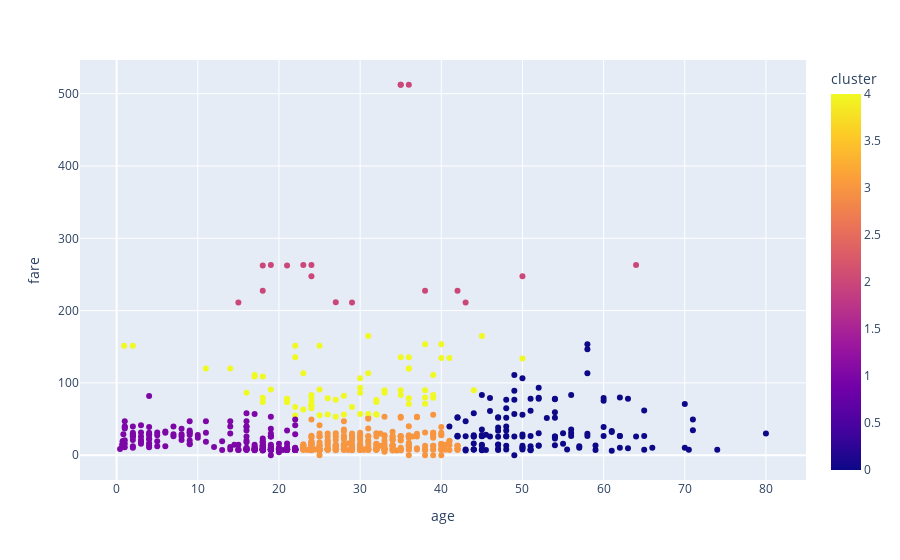

The code cell stored with this chart in its notebook:
### Code cell
import plotly.express as px
fig=px.scatter(df, x='age' ,y='fare' ,color='cluster')
fig.show()

### Figure 1 — Plotly figure (JSON) as saved in the notebook; plotly's stock layout.template omitted (floating-point values rounded to 4 significant figures; data arrays with more than 128 entries replaced by an {"elided": "..."} marker saying what was removed)
{"data": [{"hovertemplate": "age=%{x}<br>fare=%{y}<br>cluster=%{marker.color}<extra></extra>", "legendgroup": "", "marker": {"color": {"elided": "891 int values"}, "coloraxis": "coloraxis", "symbol": "circle"}, "mode": "markers", "name": "", "orientation": "v", "showlegend": false, "type": "scatter", "x": {"elided": "891 float values"}, "xaxis": "x", "y": {"elided": "891 float values"}, "yaxis": "y"}], "layout": {"coloraxis": {"colorbar": {"title": {"text": "cluster"}}, "colorscale": [[0, "#0d0887"], [0.1111, "#46039f"], [0.2222, "#7201a8"], [0.3333, "#9c179e"], [0.4444, "#bd3786"], [0.5556, "#d8576b"], [0.6667, "#ed7953"], [0.7778, "#fb9f3a"], [0.8889, "#fdca26"], [1, "#f0f921"]]}, "legend": {"tracegroupgap": 0}, "margin": {"t": 60}, "xaxis": {"anchor": "y", "domain": [0, 1], "title": {"text": "age"}}, "yaxis": {"anchor": "x", "domain": [0, 1], "title": {"text": "fare"}}}}
